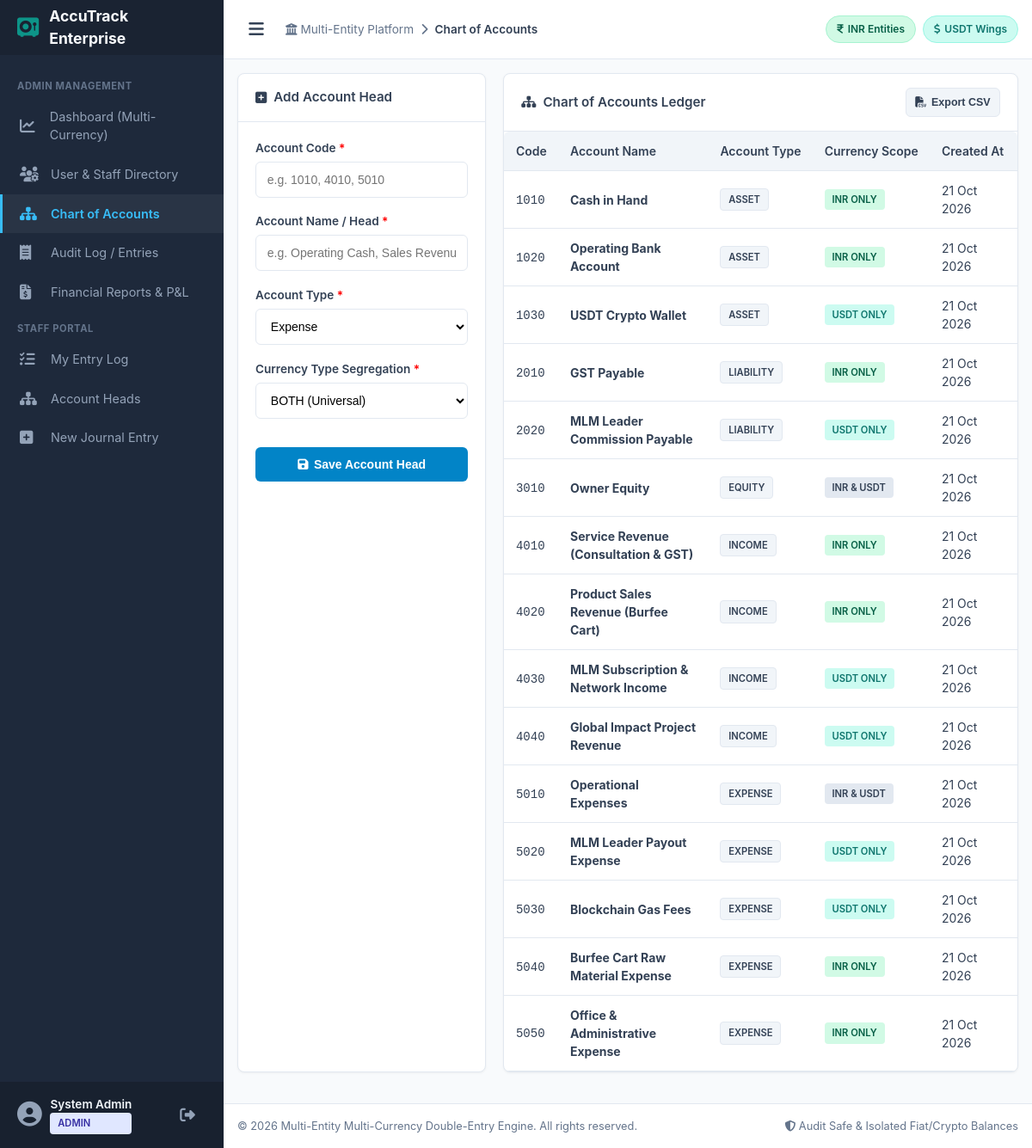
Page /accounts.php (signed in) on the earlier database version.
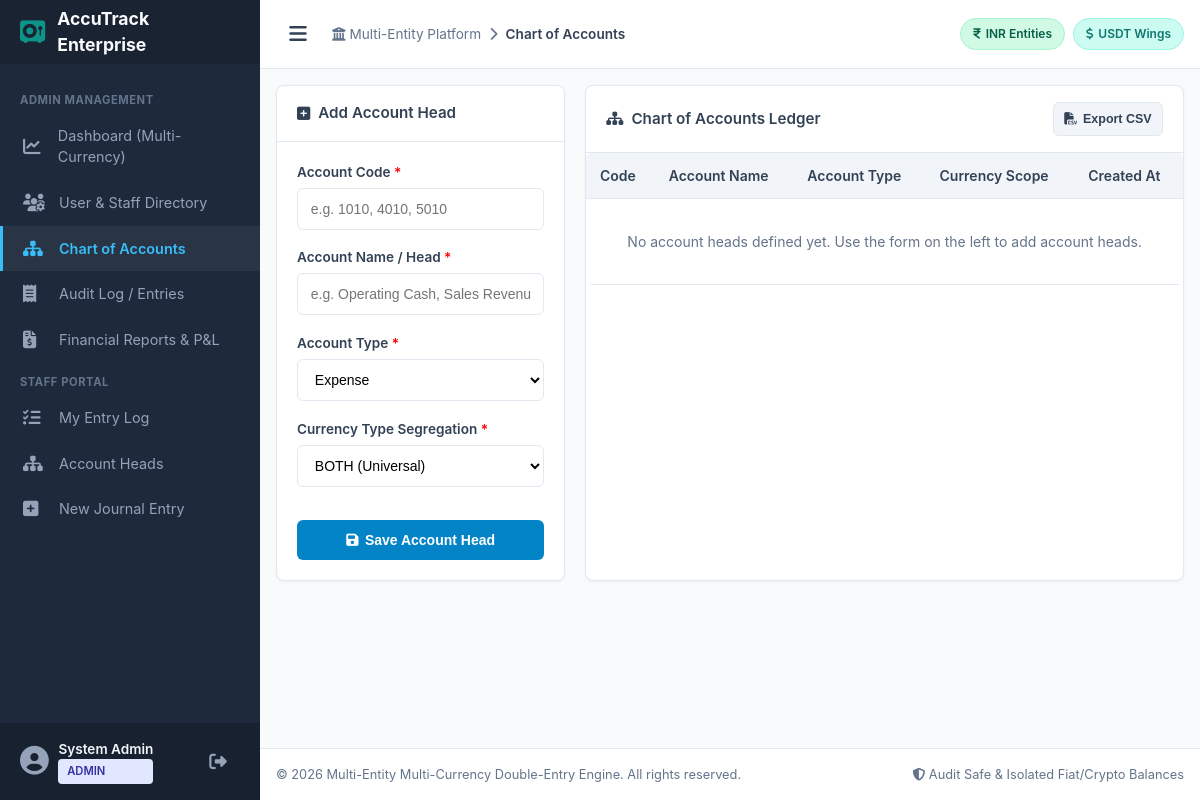
Same page on the later database version.
### tables this page shows
CREATE TABLE IF NOT EXISTS `chart_of_accounts` (
  `id` INT AUTO_INCREMENT PRIMARY KEY,
  `account_code` VARCHAR(20) NOT NULL UNIQUE,
  `account_name` VARCHAR(100) NOT NULL,
  `account_type` ENUM('Asset', 'Liability', 'Equity', 'Income', 'Expense') NOT NULL,
  `currency_type` ENUM('INR', 'USDT', 'BOTH') NOT NULL DEFAULT 'BOTH',
  `created_at` DATETIME NOT NULL DEFAULT CURRENT_TIMESTAMP
);

### includes/auth.php (called while the page is built, shortened)
<?php
function get_logged_in_user() {
    return [
        'id' => $_SESSION['user_id'],
        'full_name' => $_SESSION['full_name'] ?? '',
        'email' => $_SESSION['email'] ?? '',
        'role' => $_SESSION['role'] ?? 'staff'
    ];
}

### accounts.php (the view, shortened to what this page needs)
<?php
require_once __DIR__ . '/includes/auth.php';
$conn = get_db_connection();
$accounts = $conn->query("SELECT id, account_code, account_name, account_type, currency_type, created_at FROM chart_of_accounts ORDER BY account_code ASC")->fetch_all(MYSQLI_ASSOC);
$page_title = "Chart of Accounts";
$active_nav = "accounts";
require_once __DIR__ . '/includes/header.php';
?>
<div class="grid-3">
    <div class="card" style="grid-column: span 1;">
        <div class="card-header">
            <div class="card-title"><i class="fa-solid fa-square-plus"></i> Add Account Head</div>
        </div>
        <div class="card-body">
            <form method="POST" action="/accounts.php">
                <div class="form-group">
                    <label class="form-label" for="account_code">Account Code <span style="color:red;">*</span></label>
                    <input type="text" class="form-control" name="account_code" placeholder="e.g. 1010, 4010, 5010" required>
                </div>
                <div class="form-group">
                    <label class="form-label" for="account_name">Account Name / Head <span style="color:red;">*</span></label>
                    <input type="text" class="form-control" name="account_name" placeholder="e.g. Operating Cash, Sales Revenue" required>
                </div>
                <div class="form-group">
                    <label class="form-label" for="account_type">Account Type <span style="color:red;">*</span></label>
                    <select class="form-select" name="account_type" required>
                        <option value="Expense" selected>Expense</option>
                    </select>
                </div>
                <div class="form-group">
                    <label class="form-label" for="currency_type">Currency Type Segregation <span style="color:red;">*</span></label>
                    <select class="form-select" name="currency_type" required>
                        <option value="BOTH" selected>BOTH (Universal)</option>
                    </select>
                </div>
                <button type="submit" class="btn btn-primary" style="width: 100%; margin-top: 1rem;">
                    <i class="fa-solid fa-floppy-disk"></i> Save Account Head
                </button>
            </form>
        </div>
    </div>
    <div class="card" style="grid-column: span 2;">
        <div class="card-header">
            <div class="card-title"><i class="fa-solid fa-sitemap"></i> Chart of Accounts Ledger</div>
            <button onclick="exportTableToCSV('coa_table', 'chart_of_accounts.csv')" class="btn btn-secondary btn-sm">
                <i class="fa-solid fa-file-csv"></i> Export CSV
            </button>
        </div>
        <div class="card-body" style="padding: 0;">
            <div class="table-responsive">
                <table class="table" id="coa_table">
                    <thead>
                        <tr>
                            <th>Code</th>
                            <th>Account Name</th>
                            <th>Account Type</th>
                            <th>Currency Scope</th>
                            <th>Created At</th>
                        </tr>
                    </thead>
                    <tbody>
                        <?php if (empty($accounts)): ?>
                            <tr>
                                <td colspan="5" style="text-align: center; color: var(--text-muted); padding: 2rem;">
                                    No account heads defined yet. Use the form on the left to add account heads.
                                </td>
                            </tr>
                        <?php else: ?>
                            <?php foreach ($accounts as $acc): ?>
                                <tr>
                                    <td><code><?= htmlspecialchars($acc['account_code']) ?></code></td>
                                    <td><strong><?= htmlspecialchars($acc['account_name']) ?></strong></td>
                                    <td>
                                        <span class="badge" style="background-color: #f1f5f9; color: var(--text-main); border: 1px solid var(--border-color);">
                                            <?= strtoupper($acc['account_type']) ?>
                                        </span>
                                    </td>
                                    <td>
                                        <?php if ($acc['currency_type'] === 'INR'): ?>
                                            <span class="badge badge-inr">INR ONLY</span>
                                        <?php elseif ($acc['currency_type'] === 'USDT'): ?>
                                            <span class="badge badge-usdt">USDT ONLY</span>
                                        <?php else: ?>
                                            <span class="badge" style="background-color: #e2e8f0; color: #334155;">INR & USDT</span>
                                        <?php endif; ?>
                                    </td>
                                    <td><?= date('d M Y', strtotime($acc['created_at'])) ?></td>
                                </tr>
                            <?php endforeach; ?>
                        <?php endif; ?>
                    </tbody>
                </table>
            </div>
        </div>
    </div>
</div>
<?php
require_once __DIR__ . '/includes/footer.php';
?>

### includes/header.php (shortened to what this page needs)
<?php
$current_user = get_logged_in_user();
$page_title = $page_title ?? 'Accounting Engine';
$active_nav = $active_nav ?? '';
?>
<!DOCTYPE html>
<html lang="en">
<head>
    <link rel="stylesheet" href="https://cdnjs.cloudflare.com/ajax/libs/font-awesome/6.4.0/css/all.min.css">
    <link rel="stylesheet" href="/assets/css/style.css">
</head>
<body>
<div class="app-container">
    <aside class="sidebar" id="sidebar">
        <div class="sidebar-brand">
            <i class="fa-solid fa-vault brand-icon"></i>
            <span class="brand-name">AccuTrack Enterprise</span>
        </div>
        <nav class="sidebar-menu">
            <?php if ($current_user['role'] === 'admin'): ?>
                <div class="menu-category">ADMIN MANAGEMENT</div>
                <a href="/admin/index.php" class="menu-item <?= $active_nav === 'admin_dashboard' ? 'active' : '' ?>">
                    <i class="fa-solid fa-chart-line"></i> <span>Dashboard (Multi-Currency)</span>
                </a>
                <a href="/admin/users.php" class="menu-item <?= $active_nav === 'admin_users' ? 'active' : '' ?>">
                    <i class="fa-solid fa-users-gear"></i> <span>User & Staff Directory</span>
                </a>
                <a href="/accounts.php" class="menu-item <?= $active_nav === 'accounts' ? 'active' : '' ?>">
                    <i class="fa-solid fa-sitemap"></i> <span>Chart of Accounts</span>
                </a>
                <a href="/admin/transactions.php" class="menu-item <?= $active_nav === 'admin_transactions' ? 'active' : '' ?>">
                    <i class="fa-solid fa-receipt"></i> <span>Audit Log / Entries</span>
                </a>
                <a href="/admin/reports.php" class="menu-item <?= $active_nav === 'admin_reports' ? 'active' : '' ?>">
                    <i class="fa-solid fa-file-invoice-dollar"></i> <span>Financial Reports & P&L</span>
                </a>
            <?php endif; ?>
            <div class="menu-category">STAFF PORTAL</div>
            <a href="/staff/index.php" class="menu-item <?= $active_nav === 'staff_dashboard' ? 'active' : '' ?>">
                <i class="fa-solid fa-list-check"></i> <span>My Entry Log</span>
            </a>
            <a href="/accounts.php" class="menu-item <?= $active_nav === 'accounts' && $current_user['role'] === 'staff' ? 'active' : '' ?>">
                <i class="fa-solid fa-sitemap"></i> <span>Account Heads</span>
            </a>
            <a href="/staff/add_transaction.php" class="menu-item <?= $active_nav === 'staff_add_tx' ? 'active' : '' ?>">
                <i class="fa-solid fa-square-plus"></i> <span>New Journal Entry</span>
            </a>
        </nav>
        <div class="sidebar-footer">
            <div class="user-info">
                <i class="fa-solid fa-user-circle"></i>
                <div class="user-details">
                    <span class="user-name"><?= htmlspecialchars($current_user['full_name'] ?? 'User') ?></span>
                    <span class="user-role badge <?= $current_user['role'] === 'admin' ? 'badge-admin' : 'badge-staff' ?>">
                        <?= strtoupper(htmlspecialchars($current_user['role'] ?? 'STAFF')) ?>
                    </span>
                </div>
            </div>
            <a href="/logout.php" class="logout-btn" title="Sign Out">
                <i class="fa-solid fa-right-from-bracket"></i>
            </a>
        </div>
    </aside>
    <div class="main-wrapper">
        <header class="top-navbar">
            <div class="navbar-left">
                <button id="sidebarToggle" class="sidebar-toggle-btn" title="Toggle Sidebar">
                    <i class="fa-solid fa-bars"></i>
                </button>
                <div class="breadcrumb">
                    <span class="breadcrumb-item"><i class="fa-solid fa-building-columns"></i> Multi-Entity Platform</span>
                    <span class="breadcrumb-separator"><i class="fa-solid fa-chevron-right"></i></span>
                    <span class="breadcrumb-item active"><?= htmlspecialchars($page_title) ?></span>
                </div>
            </div>
            <div class="navbar-right">
                <div class="currency-indicators">
                    <span class="currency-badge inr-badge" title="INR Fiat Entities">
                        <i class="fa-solid fa-indian-rupee-sign"></i> INR Entities
                    </span>
                    <span class="currency-badge usdt-badge" title="USDT Crypto Entities">
                        <i class="fa-solid fa-dollar-sign"></i> USDT Wings
                    </span>
                </div>
            </div>
        </header>
        <main class="content-area">

### includes/footer.php (shortened to what this page needs)
        </main>
        <footer class="app-footer">
            <div class="footer-content">
                <span>&copy; <?= date('Y') ?> Multi-Entity Multi-Currency Double-Entry Engine. All rights reserved.</span>
                <span class="footer-tagline"><i class="fa-solid fa-shield-halved"></i> Audit Safe & Isolated Fiat/Crypto Balances</span>
            </div>
        </footer>
    </div>
</div>
</body>
</html>

Differences in the rows shown:
removed chart_of_accounts: account_code "1010", account_name "Cash in Hand", account_type "ASSET", currency_type "INR ONLY", created_at "21 Oct 2026"
removed chart_of_accounts: account_code "1020", account_name "Operating Bank Account", account_type "ASSET", currency_type "INR ONLY", created_at "21 Oct 2026"
removed chart_of_accounts: account_code "1030", account_name "USDT Crypto Wallet", account_type "ASSET", currency_type "USDT ONLY", created_at "21 Oct 2026"
removed chart_of_accounts: account_code "2010", account_name "GST Payable", account_type "LIABILITY", currency_type "INR ONLY", created_at "21 Oct 2026"
removed chart_of_accounts: account_code "2020", account_name "MLM Leader Commission Payable", account_type "LIABILITY", currency_type "USDT ONLY", created_at "21 Oct 2026"
removed chart_of_accounts: account_code "3010", account_name "Owner Equity", account_type "EQUITY", currency_type "INR & USDT", created_at "21 Oct 2026"
removed chart_of_accounts: account_code "4010", account_name "Service Revenue (Consultation & GST)", account_type "INCOME", currency_type "INR ONLY", created_at "21 Oct 2026"
removed chart_of_accounts: account_code "4020", account_name "Product Sales Revenue (Burfee Cart)", account_type "INCOME", currency_type "INR ONLY", created_at "21 Oct 2026"
removed chart_of_accounts: account_code "4030", account_name "MLM Subscription & Network Income", account_type "INCOME", currency_type "USDT ONLY", created_at "21 Oct 2026"
removed chart_of_accounts: account_code "4040", account_name "Global Impact Project Revenue", account_type "INCOME", currency_type "USDT ONLY", created_at "21 Oct 2026"
removed chart_of_accounts: account_code "5010", account_name "Operational Expenses", account_type "EXPENSE", currency_type "INR & USDT", created_at "21 Oct 2026"
removed chart_of_accounts: account_code "5020", account_name "MLM Leader Payout Expense", account_type "EXPENSE", currency_type "USDT ONLY", created_at "21 Oct 2026"
removed chart_of_accounts: account_code "5030", account_name "Blockchain Gas Fees", account_type "EXPENSE", currency_type "USDT ONLY", created_at "21 Oct 2026"
removed chart_of_accounts: account_code "5040", account_name "Burfee Cart Raw Material Expense", account_type "EXPENSE", currency_type "INR ONLY", created_at "21 Oct 2026"
removed chart_of_accounts: account_code "5050", account_name "Office & Administrative Expense", account_type "EXPENSE", currency_type "INR ONLY", created_at "21 Oct 2026"
Other differences:
text now shown: "No account heads defined yet. Use the form on the left to add account heads."
